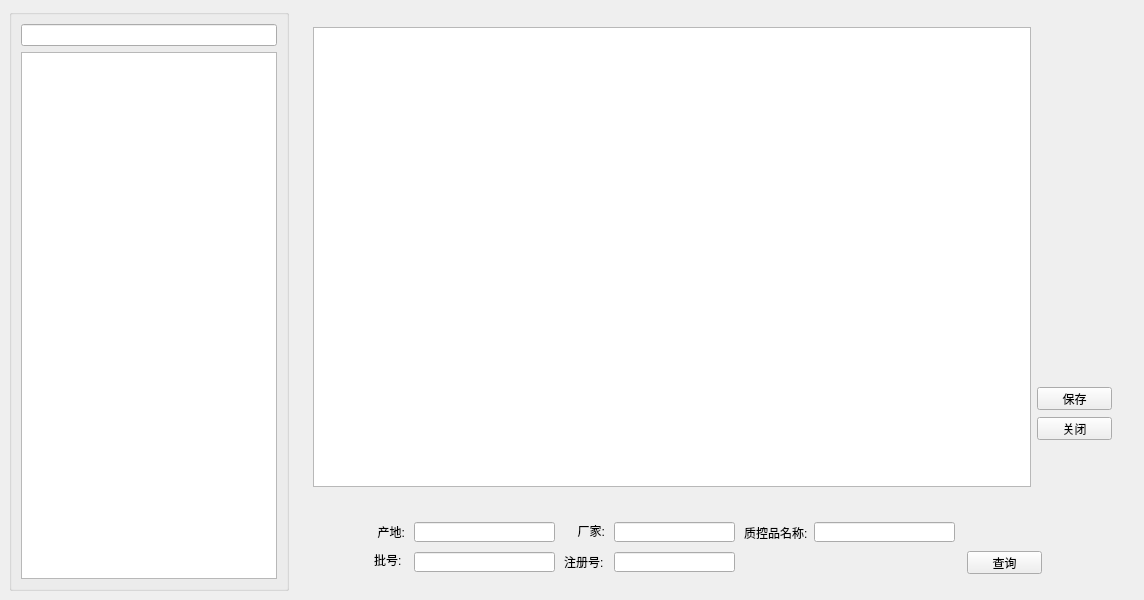
<?xml version="1.0" encoding="UTF-8"?>
<ui version="4.0">
 <class>NewMaterialBatch</class>
 <widget class="QMainWindow" name="NewMaterialBatch">
  <property name="geometry">
   <rect>
    <x>0</x>
    <y>0</y>
    <width>1144</width>
    <height>600</height>
   </rect>
  </property>
  <property name="windowTitle">
   <string>质控品批量新建</string>
  </property>
  <property name="windowIcon">
   <iconset resource="../Icon.qrc">
    <normaloff>:/images/clipboard.png</normaloff>:/images/clipboard.png</iconset>
  </property>
  <widget class="QWidget" name="centralwidget">
   <layout class="QHBoxLayout" name="horizontalLayout">
    <item>
     <widget class="QGroupBox" name="groupBox_3">
      <property name="sizePolicy">
       <sizepolicy hsizetype="Fixed" vsizetype="Preferred">
        <horstretch>0</horstretch>
        <verstretch>0</verstretch>
       </sizepolicy>
      </property>
      <property name="title">
       <string/>
      </property>
      <layout class="QVBoxLayout" name="verticalLayout">
       <item>
        <widget class="QLineEdit" name="inputKeyword"/>
       </item>
       <item>
        <widget class="QTreeWidget" name="treeWidget">
         <attribute name="headerVisible">
          <bool>false</bool>
         </attribute>
         <column>
          <property name="text">
           <string notr="true">1</string>
          </property>
         </column>
        </widget>
       </item>
      </layout>
     </widget>
    </item>
    <item>
     <widget class="QWidget" name="widget_1" native="true">
      <layout class="QVBoxLayout" name="verticalLayout_2">
       <item>
        <widget class="QWidget" name="widget_2" native="true">
         <layout class="QHBoxLayout" name="horizontalLayout_2">
          <item>
           <widget class="QTableWidget" name="table"/>
          </item>
          <item>
           <widget class="QWidget" name="widget_3" native="true">
            <property name="minimumSize">
             <size>
              <width>80</width>
              <height>0</height>
             </size>
            </property>
            <widget class="QPushButton" name="btnAdd">
             <property name="geometry">
              <rect>
               <x>10</x>
               <y>150</y>
               <width>32</width>
               <height>32</height>
              </rect>
             </property>
             <property name="text">
              <string/>
             </property>
             <property name="icon">
              <iconset resource="../Icon.qrc">
               <normaloff>:/images/add_big.png</normaloff>:/images/add_big.png</iconset>
             </property>
             <property name="iconSize">
              <size>
               <width>32</width>
               <height>32</height>
              </size>
             </property>
             <property name="flat">
              <bool>true</bool>
             </property>
            </widget>
            <widget class="QPushButton" name="btnDelete">
             <property name="geometry">
              <rect>
               <x>10</x>
               <y>190</y>
               <width>32</width>
               <height>32</height>
              </rect>
             </property>
             <property name="text">
              <string/>
             </property>
             <property name="icon">
              <iconset resource="../Icon.qrc">
               <normaloff>:/images/delete_big.png</normaloff>:/images/delete_big.png</iconset>
             </property>
             <property name="iconSize">
              <size>
               <width>32</width>
               <height>32</height>
              </size>
             </property>
             <property name="flat">
              <bool>true</bool>
             </property>
            </widget>
            <widget class="QPushButton" name="btnOK">
             <property name="geometry">
              <rect>
               <x>0</x>
               <y>360</y>
               <width>75</width>
               <height>23</height>
              </rect>
             </property>
             <property name="text">
              <string>保存</string>
             </property>
            </widget>
            <widget class="QPushButton" name="btnCancel">
             <property name="geometry">
              <rect>
               <x>0</x>
               <y>390</y>
               <width>75</width>
               <height>23</height>
              </rect>
             </property>
             <property name="text">
              <string>关闭</string>
             </property>
            </widget>
           </widget>
          </item>
         </layout>
        </widget>
       </item>
       <item>
        <widget class="QWidget" name="widget_4" native="true">
         <property name="minimumSize">
          <size>
           <width>0</width>
           <height>80</height>
          </size>
         </property>
         <property name="maximumSize">
          <size>
           <width>16777215</width>
           <height>80</height>
          </size>
         </property>
         <widget class="QLabel" name="label_6">
          <property name="geometry">
           <rect>
            <x>70</x>
            <y>50</y>
            <width>41</width>
            <height>16</height>
           </rect>
          </property>
          <property name="text">
           <string>批号:</string>
          </property>
         </widget>
         <widget class="QLabel" name="label_2">
          <property name="geometry">
           <rect>
            <x>220</x>
            <y>21</y>
            <width>81</width>
            <height>16</height>
           </rect>
          </property>
          <property name="text">
           <string>厂家:</string>
          </property>
          <property name="alignment">
           <set>Qt::AlignRight|Qt::AlignTrailing|Qt::AlignVCenter</set>
          </property>
         </widget>
         <widget class="QLabel" name="label_3">
          <property name="geometry">
           <rect>
            <x>50</x>
            <y>20</y>
            <width>51</width>
            <height>20</height>
           </rect>
          </property>
          <property name="text">
           <string>产地:</string>
          </property>
          <property name="alignment">
           <set>Qt::AlignRight|Qt::AlignTrailing|Qt::AlignVCenter</set>
          </property>
         </widget>
         <widget class="QLineEdit" name="inputBatchNo">
          <property name="geometry">
           <rect>
            <x>110</x>
            <y>50</y>
            <width>141</width>
            <height>20</height>
           </rect>
          </property>
         </widget>
         <widget class="QLabel" name="inputDescription">
          <property name="geometry">
           <rect>
            <x>340</x>
            <y>76</y>
            <width>201</width>
            <height>16</height>
           </rect>
          </property>
          <property name="text">
           <string/>
          </property>
          <property name="alignment">
           <set>Qt::AlignRight|Qt::AlignTrailing|Qt::AlignVCenter</set>
          </property>
         </widget>
         <widget class="QLabel" name="label_7">
          <property name="geometry">
           <rect>
            <x>260</x>
            <y>52</y>
            <width>81</width>
            <height>16</height>
           </rect>
          </property>
          <property name="text">
           <string>注册号:</string>
          </property>
         </widget>
         <widget class="QLineEdit" name="inputRegisterNo">
          <property name="geometry">
           <rect>
            <x>310</x>
            <y>50</y>
            <width>121</width>
            <height>20</height>
           </rect>
          </property>
         </widget>
         <widget class="QPushButton" name="pushButton">
          <property name="geometry">
           <rect>
            <x>663</x>
            <y>49</y>
            <width>75</width>
            <height>23</height>
           </rect>
          </property>
          <property name="text">
           <string>查询</string>
          </property>
         </widget>
         <widget class="QLabel" name="lblTestTypeInfo_3">
          <property name="geometry">
           <rect>
            <x>440</x>
            <y>21</y>
            <width>71</width>
            <height>20</height>
           </rect>
          </property>
          <property name="text">
           <string>质控品名称:</string>
          </property>
          <property name="alignment">
           <set>Qt::AlignLeading|Qt::AlignLeft|Qt::AlignVCenter</set>
          </property>
         </widget>
         <widget class="QLineEdit" name="inputMaterialName">
          <property name="geometry">
           <rect>
            <x>510</x>
            <y>20</y>
            <width>141</width>
            <height>20</height>
           </rect>
          </property>
         </widget>
         <widget class="QLineEdit" name="inputCountry">
          <property name="geometry">
           <rect>
            <x>110</x>
            <y>20</y>
            <width>141</width>
            <height>20</height>
           </rect>
          </property>
         </widget>
         <widget class="QLineEdit" name="inputMenufacturer">
          <property name="geometry">
           <rect>
            <x>310</x>
            <y>20</y>
            <width>121</width>
            <height>20</height>
           </rect>
          </property>
         </widget>
        </widget>
       </item>
      </layout>
     </widget>
    </item>
   </layout>
  </widget>
 </widget>
 <resources>
  <include location="../Icon.qrc"/>
 </resources>
 <connections/>
</ui>
